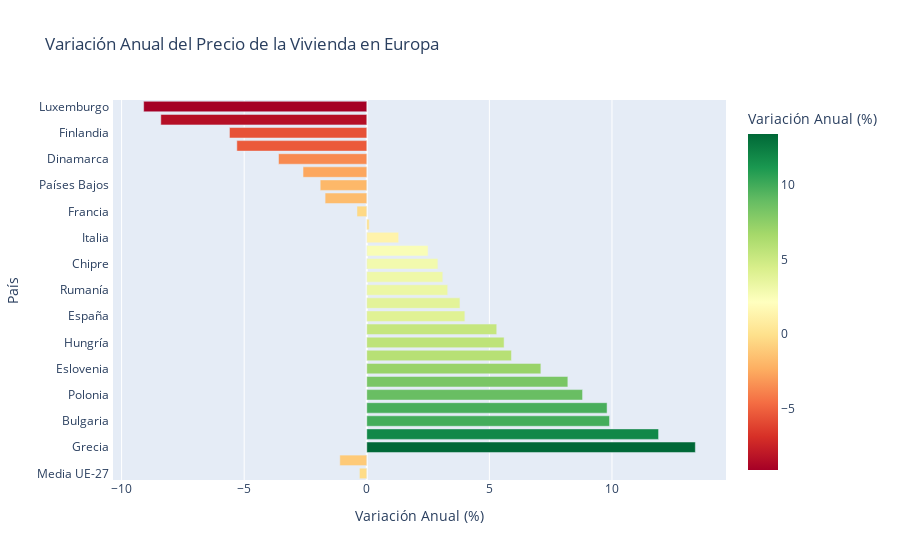

Notebook code cell kept with this figure:
### Code cell
fig = px.bar(df, 
             y='País', 
             x='Variación anual', 
             orientation='h', 
             title='Variación Anual del Precio de la Vivienda en Europa', 
             labels={'País': 'País', 'Variación anual': 'Variación Anual (%)'},
             color='Variación anual', 
             color_continuous_scale='RdYlGn')

fig.show()

### Figure 1 — Plotly figure (JSON) as saved in the notebook; plotly's stock layout.template omitted (floating-point values rounded to 4 significant figures)
{"data": [{"alignmentgroup": "True", "hovertemplate": "Variación Anual (%)=%{marker.color}<br>País=%{y}<extra></extra>", "legendgroup": "", "marker": {"color": [-0.3, -1.1, 13.4, 11.9, 9.9, 9.8, 8.8, 8.2, 7.1, 5.9, 5.6, 5.3, 4, 3.8, 3.3, 3.1, 2.9, 2.5, 1.3, 0.1, -0.4, -1.7, -1.9, -2.6, -3.6, -5.3, -5.6, -8.4, -9.1], "coloraxis": "coloraxis", "pattern": {"shape": ""}}, "name": "", "offsetgroup": "", "orientation": "h", "showlegend": false, "textposition": "auto", "type": "bar", "x": [-0.3, -1.1, 13.4, 11.9, 9.9, 9.8, 8.8, 8.2, 7.1, 5.9, 5.6, 5.3, 4, 3.8, 3.3, 3.1, 2.9, 2.5, 1.3, 0.1, -0.4, -1.7, -1.9, -2.6, -3.6, -5.3, -5.6, -8.4, -9.1], "xaxis": "x", "y": ["Media UE-27 ", "Media eurozona ", "Grecia ", "Croacia ", "Bulgaria ", "Lituania ", "Polonia ", "Portugal ", "Eslovenia ", "Estonia ", "Hungría ", "Malta ", "España ", "Letonia ", "Rumanía ", "Irlanda ", "Chipre ", "Bélgica ", "Italia ", "Eslovaquia ", "Francia ", "Repúblca Checa ", "Países Bajos ", "Austria ", "Dinamarca ", "Suecia ", "Finlandia ", "Alemania ", "Luxemburgo "], "yaxis": "y"}], "layout": {"barmode": "relative", "coloraxis": {"colorbar": {"title": {"text": "Variación Anual (%)"}}, "colorscale": [[0, "rgb(165,0,38)"], [0.1, "rgb(215,48,39)"], [0.2, "rgb(244,109,67)"], [0.3, "rgb(253,174,97)"], [0.4, "rgb(254,224,139)"], [0.5, "rgb(255,255,191)"], [0.6, "rgb(217,239,139)"], [0.7, "rgb(166,217,106)"], [0.8, "rgb(102,189,99)"], [0.9, "rgb(26,152,80)"], [1, "rgb(0,104,55)"]]}, "legend": {"tracegroupgap": 0}, "title": {"text": "Variación Anual del Precio de la Vivienda en Europa"}, "xaxis": {"anchor": "y", "domain": [0, 1], "title": {"text": "Variación Anual (%)"}}, "yaxis": {"anchor": "x", "domain": [0, 1], "title": {"text": "País"}}}}
